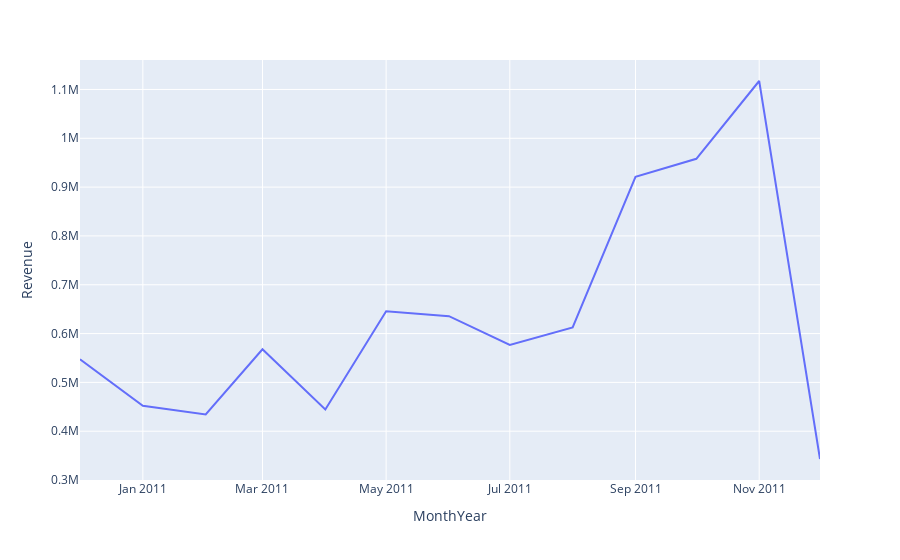

The cell this chart's notebook holds for it:
### Markdown cell above
## **Month Revenue**

### Code cell
df = data.copy()
df['MonthYear'] = df.InvoiceDate.dt.strftime('%Y-%m')
# df.MonthYear.sort_values().unique()
df = df.groupby('MonthYear', as_index=False).Revenue.sum().sort_values('MonthYear').reset_index(drop=True)
fig = px.line(df,
              x='MonthYear',
              y='Revenue')
fig.show()

### Figure 1 — Plotly figure (JSON) as saved in the notebook; plotly's stock layout.template omitted (floating-point values rounded to 4 significant figures)
{"data": [{"hovertemplate": "MonthYear=%{x}<br>Revenue=%{y}<extra></extra>", "legendgroup": "", "line": {"color": "#636efa", "dash": "solid"}, "marker": {"symbol": "circle"}, "mode": "lines", "name": "", "orientation": "v", "showlegend": false, "type": "scatter", "x": ["2010-12", "2011-01", "2011-02", "2011-03", "2011-04", "2011-05", "2011-06", "2011-07", "2011-08", "2011-09", "2011-10", "2011-11", "2011-12"], "xaxis": "x", "y": [547300.0, 452000.0, 434200.0, 567800.0, 444600.0, 645700.0, 635700.0, 576800.0, 612700.0, 921200.0, 958000.0, 1117000.0, 343100.0], "yaxis": "y"}], "layout": {"legend": {"tracegroupgap": 0}, "margin": {"t": 60}, "xaxis": {"anchor": "y", "domain": [0, 1], "title": {"text": "MonthYear"}}, "yaxis": {"anchor": "x", "domain": [0, 1], "title": {"text": "Revenue"}}}}
